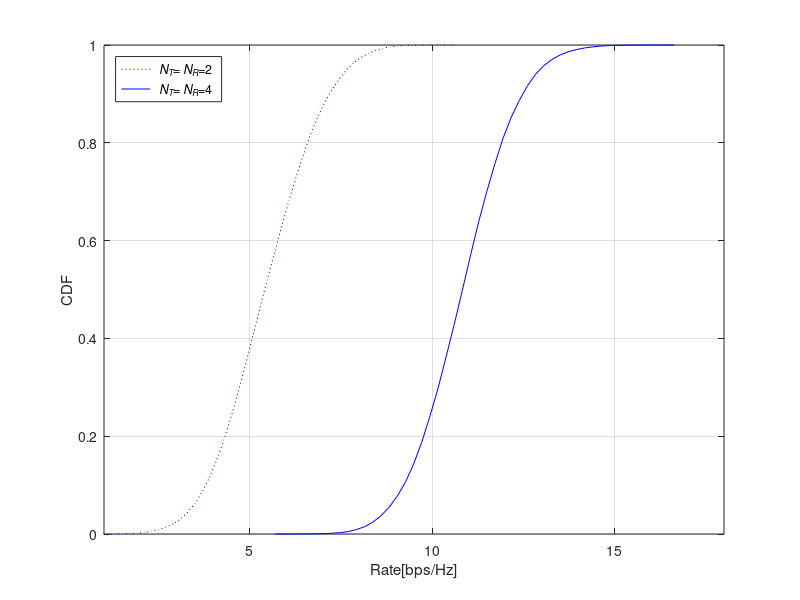

Source code (MATLAB):
clearvars, close all

figure
SNR_dB = 10;
SNR_linear = 10.^(SNR_dB/10.);
N_iter = 50000;
sq2 = sqrt(0.5);
grps = ['b:'; 'b-'];
for Icase = 1:2
    if Icase == 1
        nT=2;  nR=2; % 2x2
    else
        nT=4;  nR=4; % 4x4
    end
    n = min(nT,nR);  I = eye(n);
    for iter = 1:N_iter
        H = sq2*(randn(nR,nT) + 1i*randn(nR,nT)); 
    C(iter) = log2(real(det(I+SNR_linear/nT*(H'*H))));
    end
    [PDF,Rate] = hist(C,50);
    PDF = PDF/N_iter;
    for i = 1:50
        CDF(Icase,i) = sum(PDF(1:i)); 
    end
    plot(Rate,CDF(Icase,:),grps(Icase,:));  hold on
end
xlabel('Rate[bps/Hz]'); ylabel('CDF')
axis([1 18 0 1]); grid on; set(gca,'fontsize',10); 
legend('{\it N_T}={\it N_R}=2','{\it N_T}={\it N_R}=4','Location','northwest');